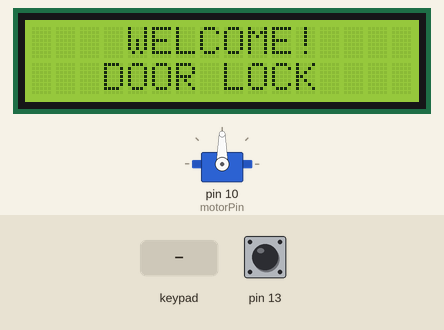
Simulated run of this sketch. Board: Arduino Uno, built with avr-gcc and run on an emulated ATmega328P. Shown: servo, 16×2 character LCD. The inputs (shaded band) are chosen by the test bench; at power-on: pin 13 HIGH. Random numbers use the default seed unless the sketch sets one; the modem accepts every AT command (registered, SIM ready, sends succeed) and sends nothing else; what the sketch prints to the serial monitor is not drawn.

Above: at 0.9 s.
1.0 s: pin 13 pulled LOW for 0.15 s
At 3.4 s:
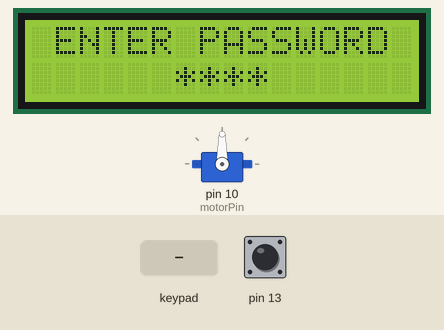
4.1 s: keypad keys 1 2 3 4 pressed 0.4 s apart
At 6.3 s:
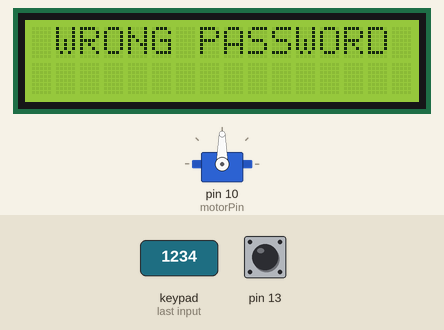
7.2 s: key 'B' pressed
10.2 s: key '2' pressed
At 13.0 s:
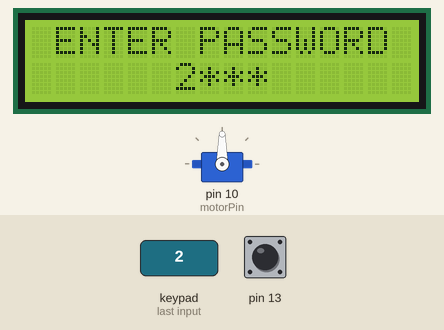
13.2 s: keypad keys 1 2 3 4 A pressed 0.4 s apart
At 13.8 s:
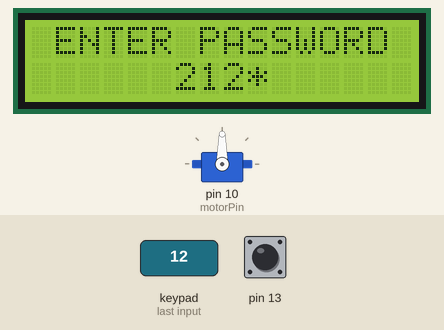
Timing chart, 0 to 16.2 s (numbered marks = the images above; inputs shaded):
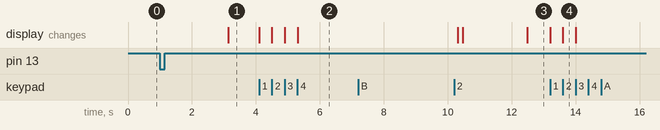

The sketch:

door_lock.ino
```cpp
#include <Keypad.h> //  For Keypad
#include <Servo.h>  //  For Servo
#include <LiquidCrystal.h>  //  For LCD
#include <SoftwareSerial.h> //  For ESP

//  ESP
SoftwareSerial esp(18, 19);// RX, TX

//  Wifi credentials
const String ssid = "your-ssid";  // Update here
const String wifipass = "you-password"; // Update here
//  ThingSpeak API Setting
const String host = "api.thingspeak.com";
const String port = "80";

//  LCD
const byte rs = 12, en = 11;
LiquidCrystal lcd (rs, en, 14, 15, 16, 17);

//  Keypad
const byte row = 4, col = 4;
const byte rowPin[row] = {5, 4, 3, 2};
const byte colPin[col] = {9, 8, 7, 6};
const char keys[row][col] = {
  {'1', '2', '3', 'A'},
  {'4', '5', '6', 'B'},
  {'7', '8', '9', 'C'},
  {'*', '0', '#', 'D'}
};
Keypad kyd (makeKeymap(keys), colPin, rowPin, col, row);

//  Servo
const int motorPin = 10;
const int motorDelay = 15;
int pos = 0;
Servo motor;

//  Door credentials
#define LEN 4
String master = "1234", pass = "0000";
char key;
int indx = 0, wratmpt = 0;
bool doorOpen = false, newPass = false;
int freq[4][10] = {
  {0, 0, 0, 0, 0, 0, 0, 0, 0, 0},
  {0, 0, 0, 0, 0, 0, 0, 0, 0, 0},
  {0, 0, 0, 0, 0, 0, 0, 0, 0, 0},
  {0, 0, 0, 0, 0, 0, 0, 0, 0, 0}
};
bool firstTime = true;

//  Send AT command
void SndCmd(String cmd, char* reply, int tym)
{
  boolean found = false;
  int ctym = 0;
  Serial.println(cmd);
  while(ctym < tym)
  {
    esp.println(cmd);
    if(esp.find(reply))
    {
      found = true;
      break;
    }
    ctym++;
  }
  if(found == true) Serial.println("OK");
  else  Serial.println("Fail");
}

//  Connect to wifi
void WifiConnect()
{
  SndCmd("AT+CWMODE=1", "OK", 5);
  SndCmd("AT+CWJAP=\""+ssid+"\",\""+wifipass+"\"", "OK", 5);
  SndCmd("AT+CIPMUX=0", "OK", 5);
}

//  Send a Mail
void SndMail()
{
  String data = "GET https://api.thingspeak.com/update?api_key=\your-api-key="+master;  //  Update here
  SndCmd("AT+CIPSTART=\"TCP\",\""+host+"\","+port, "OK", 15);
  SndCmd("AT+CIPSEND="+String(data.length()+2), ">", 4);
  esp.println(data);
}

//  Reset Pin
int GetMax(int ix)
{
  int max = 0, pos = 0;
  for(int i = 0; i < 10; ++i)
  {
    if(freq[ix][i] > max)
    {
      max = freq[ix][i];
      pos = i;
    }
  }
  return pos;
}

void ResetPass()
{
  wratmpt = 0;
  int ipass = 0;
  if(firstTime)
  {
    firstTime = false;
    for(int i = 0; i < LEN; ++i)
    {
      int digit = random(0, 10);
      ++freq[i][digit];
      ipass = (ipass*10) + digit;
    }
  }
  else
  {
    for(int i = 0; i < LEN; ++i)
    {
      int digit = GetMax(i);
      ++freq[i][digit];
      ipass = (ipass*10) + digit;
    }
  }
  master = String(ipass);
  SndMail();
}

//  Wrong Pin action
void WrongPass()
{
  ++wratmpt;
  lcd.clear();
  lcd.setCursor(1, 0);
  lcd.print("WRONG PASSWORD");
  if(wratmpt <= 5)  delay(5000);
  else
  {
    lcd.setCursor(0, 1);
    lcd.print("WAIT 10 SECONDS");
    delay(10000);
    wratmpt = 0;
  }
}

//  Get Password from user
int GetPass()
{
  pass = "";
  lcd.clear();
  lcd.setCursor(1, 0);
  if(newPass) lcd.print("NEW PASSWORD");
  else  lcd.print("ENTER PASSWORD");
  lcd.setCursor(6, 1);
  lcd.print("****");
  lcd.setCursor(6, 1);
  while (indx < LEN)
  {
    do
    {
      key = kyd.getKey();
    } while (key == NO_KEY || key == 'A' || key == 'C' || key == 'D' || key == '*' || key == '#');
    if(key == 'B')
    {
      ResetPass();
      return 1;
    }
    else
    {
      pass += key;
      ++indx;
      lcd.print(key);
    }
  }
  indx = 0;
  return 0;
}

//  Compare password
bool ComparePass()
{
  for (int i = 0; i < LEN; ++i)
    if (master[i] != pass[i])  return false;
  return true;
}

//  Update the frequency matrix
void UpdateFreq()
{
  for(int i = 0; i < LEN; ++i)
  {
    int digit = master[i] - '0';
    ++freq[i][digit];
  }
}

//  Change Pin
void ChangePass()
{
  if(GetPass() == 1)
  {
    lcd.clear();
    lcd.setCursor(6, 0);
    lcd.println("RESET");
    delay(2000);
  }
  else if(ComparePass())
  {
    wratmpt = 0;
    newPass = true;
    GetPass();
    master = pass;
    UpdateFreq();
    pass = "";
    newPass = false;
    lcd.clear();
    lcd.setCursor(0, 0);
    lcd.print("PASSWORD CHANGED");
  }
  else  WrongPass();
}

//  Open the door
void DoorOpen()
{
  wratmpt = 0;
  for (pos = 0; pos <= 45; pos += 1)
  {
    motor.write(pos);
    delay(motorDelay);
  }
  motor.write(90);
  lcd.clear();
  lcd.setCursor(3, 0);
  lcd.print("DOOR OPEN");
  doorOpen = true;
  pass = "";
}

//  Close the door
void DoorClose()
{
  for (pos = 180; pos >= 135; pos -= 1)
  {
    motor.write(pos);
    delay(motorDelay);
  }
  motor.write(90);
  lcd.clear();
  lcd.setCursor(3, 0);
  lcd.print("DOOR CLOSE");
  delay(1000);
  doorOpen = false;
  pass = "";
}

//  Setup
void setup()
{
  //  Serial monitor and ESP
  Serial.begin(9600);
  esp.begin(9600);

  //  Servo motor
  motor.attach(motorPin);
  motor.write(90);

  //  LCD
  for (int i = 14; i <= 17; ++i) pinMode(i, OUTPUT);
  lcd.begin(16, 2);
  lcd.clear();
  lcd.setCursor(4, 0);
  lcd.print("WELCOME!");
  lcd.setCursor(3, 1);
  lcd.print("DOOR LOCK");

  //  Internet service
  WifiConnect();

  //  For random seed
  digitalWrite(13, HIGH);
  while(digitalRead(13) == HIGH);
  randomSeed(millis()%1000);

  ResetPass();
  delay(2000);
}

//  Loop
void loop()
{
  if (doorOpen)
  {
    do
    {
      key = kyd.getKey();
    } while (key == NO_KEY);
    if (key == '*') DoorClose();
    else if(key == 'C') ChangePass();
  }
  else
  {
    if(GetPass() == 1)
    {
      lcd.clear();
      lcd.setCursor(6, 0);
      lcd.println("RESET");
      delay(2000);
    }
    else
    {
      if (ComparePass())  DoorOpen();
      else  WrongPass();
    }
  }
}
```

Measured:
- after the input at 1.0 s, the display: changes after 2.1 s (image 1)
- after the input at 4.1 s, the display: first changes at once (image 2 shows a later state)
- after the input at 7.2 s, every drawn part: stays the same
- after the input at 13.2 s, the display: first changes at once (image 4 shows a later state)
